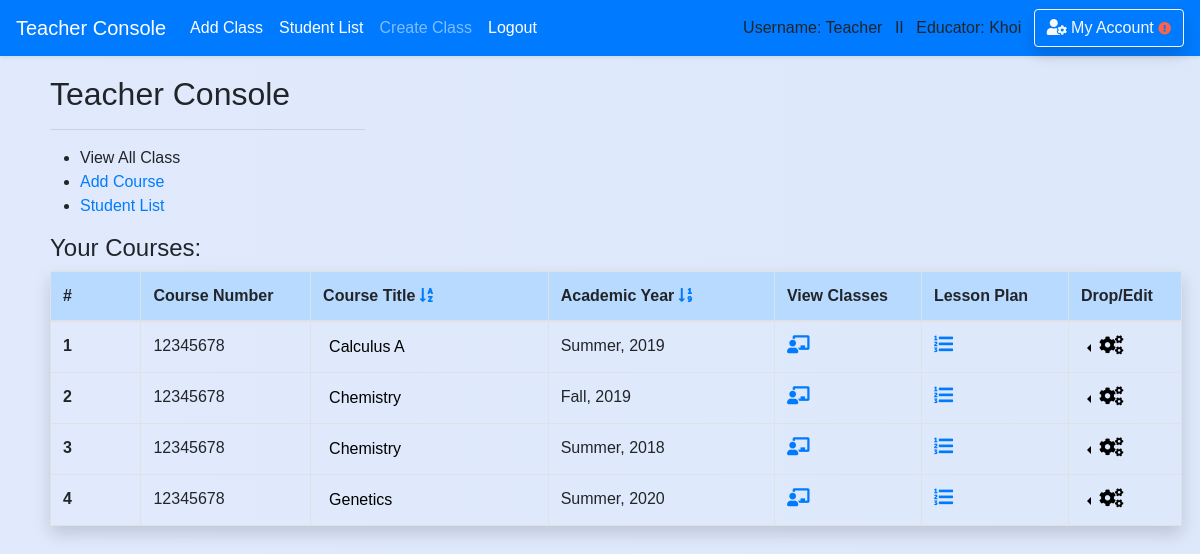
/teacher (signed in), run on the app's committed database.
### school_app/models.py (models this page shows)
class Course(models.Model):
    course_number = models.CharField(max_length=20,default='12345678')
    abbreviated_title = models.CharField(max_length=150,default='')
    course_title = models.CharField(max_length=250,default='') #,unique=True)
    maximum_credit = models.CharField(max_length=10,default='')
    semester = models.CharField(max_length=50,default='')
    year = models.CharField(max_length=4,default='')
    teacher_name = models.CharField(max_length=50,default='')
    description = models.CharField(max_length=450,default='')
    department = models.ForeignKey('Department',blank=True, null=True, on_delete = models.SET_NULL, related_name='belong_in_department')
    teacher = models.ForeignKey('Teacher',blank=True, null=True, on_delete = models.SET_NULL, related_name='course_by_teacher')
    create_date = models.DateField(auto_now_add=True , blank=True,null=True,)

### school_app/views_logged.py (the view)
# urls.py: path('teacher',views_logged.teacher, name='teacher'),
def teacher(request,sort=None):
    if is_login(request) == False: # Check for login/ add message 'please login'
        return redirect('/login')
    if is_teacher(request) == False:
        return redirect('/')
    if sort ==1:# Below return a sorted list
        course_sorted = sorted(request.user.teacher.course_by_teacher.all(),key=attrgetter('year','semester'))
        return render(request,'teacher/teacher_homepage.html',{'course_sorted':course_sorted})
    course_sorted = sorted(request.user.teacher.course_by_teacher.all(),key=attrgetter('course_title','semester','year'))
    return render(request,'teacher/teacher_homepage.html',{'course_sorted':course_sorted})

### school_app/views_functions.py (called while the page is built)
def is_login(request):
    if not request.user.is_authenticated:
        messages.warning(request, "Please Login or Create an Account.")
        return False
    return True

def is_teacher(request):
    if request.user.profile.is_teacher == False:
        messages.warning(request, "You don't have Instructor's Privilege!")
        return False
    return True

### school_app/templates/teacher/teacher_homepage.html (shortened to what this page needs)
{% extends 'base.html' %}
{% block content %}
<div class='content '>
        <h2 style='padding-left: 0px'>Teacher Console</h2>
        <hr style="text-align:left;margin-left:0;width:315px;height:0px;padding: 0px"/>
        <div class='row mr-2'>
          <div class='col-md-6'>
            <ul>
              <li>View All Class</li>
              <li><a href='/teacher/add_course'>Add Course</a></li>
              <li><a href='/teacher/student_list'>Student List</a></li>
            </ul>
          </div>
          <div class='col-md-6'>
          </div>
        </div>
        {% if request.user.teacher.course_by_teacher.all.count > 0 %}
          <h4>Your Courses:</h4>
          <div class="mr-2">
          <table class=" table  table-hover table-bordered shadow">
            <thead class='table-primary'>
            <tr>
              <th scope="col" style="width: 8%">#</th>
              <th scope="col" style="width: 15%">Course Number</th>
              <th scope="col">Course Title
                <a href='{% url "teacher" %}'><i class="fas fa-sort-alpha-down"></i></a></a>
              </th>
              <th scope="col" style="width: 20%">Academic Year
                <a href='{% url "teacher_sort" sort=1 %}'><i class="fas fa-sort-numeric-down"></i></a></a>
              </th>
              <th scope="col" style="width: 13%">View Classes</th>
              <th scope="col" style="width: 13%">Lesson Plan</th>
              <th scope="col" style="width: 10%">Drop/Edit</th>
            </tr>
            </thead>
            <tbody>
        {% for course in course_sorted %}
            <tr>
              <th scope="row">{{ forloop.counter }}</th>
              <td>{{ course.course_number }}</td>
              <td>
                <div class="dropright">
                <button style='border:none; background:none;cursor:pointer; cursor:hand;outline:none' type="button" id="" data-toggle="dropdown" aria-haspopup="true" aria-expanded="false">
                  {{ course.course_title }}
                </button>
                </div>
              </td>
              <td>{{ course.semester }}, {{ course.year }}</td>
              <td>
                <a href='{% url "classroom_view" course_id=course.id %}'><i class="fas fa-chalkboard-teacher"style='font-size:18px'></i></a></a>
              </td>
              <td>
                <a href='{% url "view_lesson_plan" course_id=course.id %}'><i class="fas fa-list-ol" style='font-size:19px'></i></a>
              </td>
              <td>
                <div class="dropleft">
                <button class='dropdown-toggle' style='border:none; background:none;cursor:pointer; cursor:hand;outline:none' type="button" id="" data-toggle="dropdown" aria-haspopup="true" aria-expanded="false">
                  <i class="fas fa-cogs " style='font-size:19px'></i>
                </button>
              </div>
              </td>
            </tr>
        {% endfor %}
            </tbody>
          </table>
          </div>
        {% endif %}
<br>
</div>
{% endblock %}

### school_app/templates/base.html (shortened to what this page needs)
<!doctype html>
<html>
    <head>
{% load static %}
        <link rel="stylesheet" type="text/css" href="{% static 'school_app/style.css' %}" />
        <link rel="stylesheet" href="https://stackpath.bootstrapcdn.com/bootstrap/4.1.0/css/bootstrap.min.css">
        <link rel="stylesheet" href="https://use.fontawesome.com/releases/v5.0.13/css/all.css">
    </head>
{% if request.user.profile.is_teacher %}
  <body class='body-teacher'>
{% else %}
  <body>
{% endif %}<header>
<nav class="navbar navbar-expand-lg navbar-dark bg-primary shadow-sm fixed-top">
    <a class="navbar-brand" href="/teacher">Teacher Console</a>
    <div class="navbar-collapse collapse show" id="navbarColor02" style="">
      <ul class="navbar-nav mr-auto">
        <li class="nav-item active">
          <a class="nav-link" href="/teacher/add_class">Add Class<span class="sr-only">(current)</span></a>
        </li>
        <li class="nav-item active">
          <a class="nav-link" href="/teacher/student_list">Student List<span class="sr-only">(current)</span></a>
        </li>
        <li class="nav-item">
          <a class="nav-link" href="/teacher/add_class">Create Class</a>
        </li>
        <li class="nav-item active">
          <a class="nav-link" href="{% url 'logout' %}">Logout</a>
        </li>
      </ul>
      {% if request.user.username %}
          Username: {{ request.user.username }} &ensp;II&ensp;
      {% endif %}
      {% if request.user.profile.is_teacher %}
          Educator: {{request.user.first_name}} &ensp;
      {% endif %}
      <a href='/account_management/' class='btn btn-outline-light shadow'>
         <i class="fas fa-user-cog"></i> My Account
      {% if user.profile.home_address == '' or user.profile.phone_number == '' or user.profile.emergency_contact == '' or user.email == '' or user.profile.birth_date  %}
        <i class="fas fa-exclamation-circle small" style='color:tomato'></i>
      {% endif %}
      </a>
    </div>
  </nav>
    </header>
    <div class='' style='padding-top:45px'>
    {% block content %}
    {% endblock %}
    </div>
</body>
</html>

### school_app/static/school_app/style.css (style rules this page uses)
.body-teacher { font-family:sans-serif; background: linear-gradient(to right, #e0eafc, #cfdef3); background-size: 600% 100%; }
.content { padding-top: 30px; padding-left:50px; padding-right:10px; }

### school_app/templates/base.html (style rules this page uses)
form,h1,ul { padding-left: 30px; padding-right:20px; }

### data on the page
Course: course_number "12345678", course_title "Calculus A", semester "Summer", year "2019"
Course: course_number "12345678", course_title "Chemistry", semester "Fall", year "2019"
Course: course_number "12345678", course_title "Chemistry", semester "Summer", year "2018"
Course: course_number "12345678", course_title "Genetics", semester "Summer", year "2020"

### other printed values
{{ request.user.username }} "Teacher"
{{ request.user.first_name }} "Khoi"
